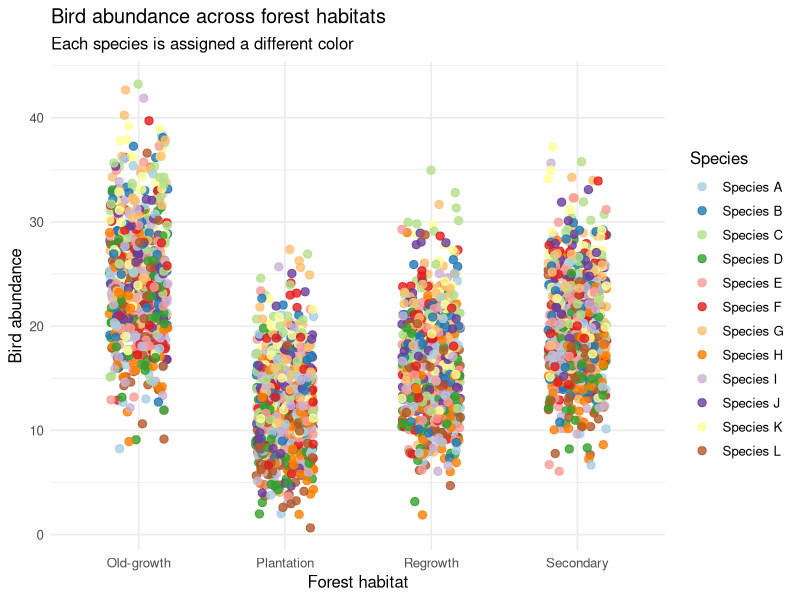

This figure's R source:
## ---- chunk 1
library(tidyverse)

set.seed(123)

species <- tibble(
  species = paste("Species", LETTERS[1:12]),
  guild = rep(c("Canopy", "Understory", "Generalist"), each = 4)
)

bird_data <- expand_grid(
  site = paste0("Site_", 1:20),
  habitat = c("Old-growth", "Secondary", "Regrowth", "Plantation"),
  species = species$species,
  season = c("Spring", "Summer", "Fall")
) |>
  left_join(species, by = "species") |>
  mutate(
    habitat_effect = case_when(
      habitat == "Old-growth" ~ 18,
      habitat == "Secondary" ~ 14,
      habitat == "Regrowth" ~ 10,
      habitat == "Plantation" ~ 6
    ),
    species_effect = match(species, unique(species)) %% 4 * 2,
    season_effect = case_when(
      season == "Spring" ~ 3,
      season == "Summer" ~ 6,
      TRUE ~ 1
    ),
    abundance = rpois(
      n(),
      lambda = habitat_effect + species_effect + season_effect
    )
  )

ggplot(bird_data, aes(habitat, abundance, color = species)) +
  geom_jitter(width = 0.2, alpha = 0.8, size = 2.5) +
  scale_color_brewer(palette = "Paired") +
  labs(
    title = "Bird abundance across forest habitats",
    subtitle = "Each species is assigned a different color",
    x = "Forest habitat",
    y = "Bird abundance",
    color = "Species"
  ) +
  theme_minimal(base_size = 12)
